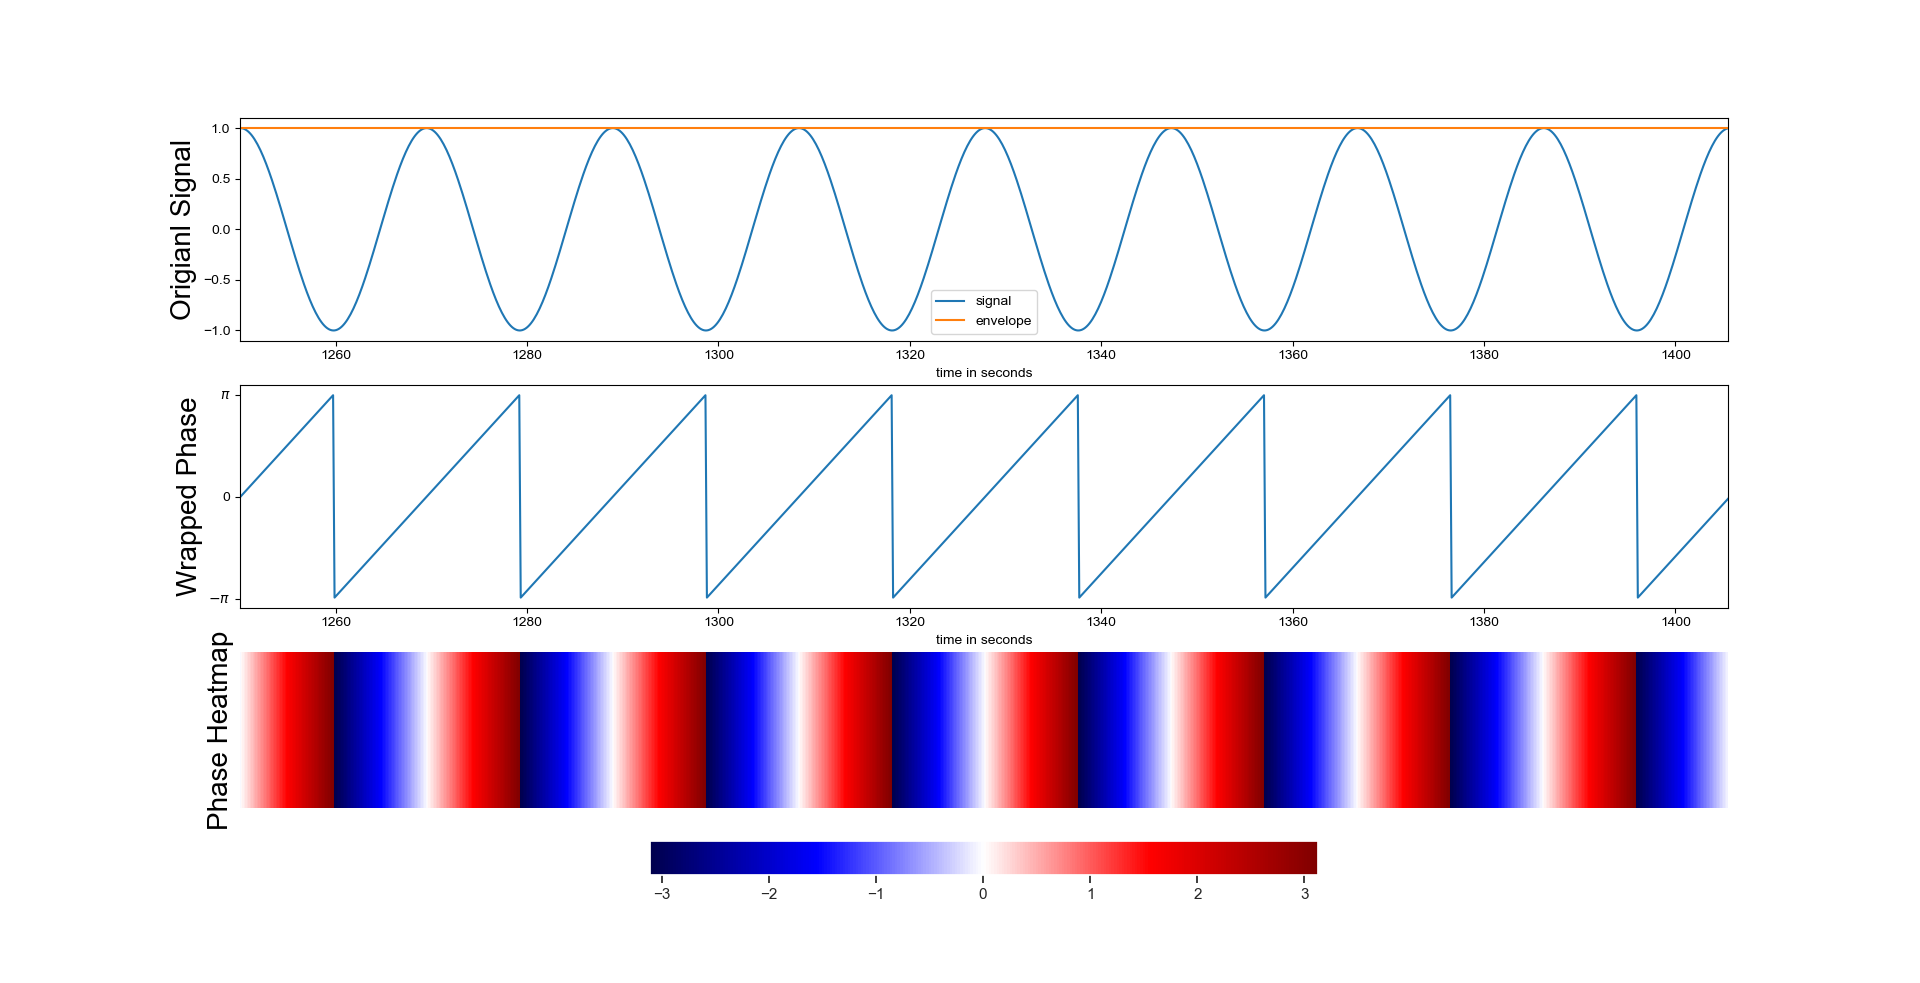

Generate this figure with Python:
import matplotlib.pyplot as plt
import numpy as np
import cmath
from scipy.signal import hilbert, chirp
import seaborn as sns
# Generate a model signal
t0 = 1250.0
dt = 0.152
freq = (1./dt)/128

t = np.linspace( t0, t0+1024*dt, 1024, endpoint=False )
signal = np.sin( t*(2*np.pi)*freq )

## Fourier transform of real valued signal
signalFFT = np.fft.rfft(signal)

## Get Power Spectral Density
signalPSD = np.abs(signalFFT) ** 2
signalPSD /= len(signalFFT)**2

## Get Phase
signalPhase = np.angle(signalFFT)

## Phase Shift the signal +90 degrees
newSignalFFT = signalFFT * cmath.rect( 1., np.pi/2 )

## Reverse Fourier transform
newSignal = np.fft.irfft(newSignalFFT)

## Uncomment this line to restore the original baseline
# newSignal += signalFFT[0].real/len(signal)


# And now, the graphics -------------------

## Get frequencies corresponding to signal 
fftFreq = np.fft.rfftfreq(len(signal), dt)

plt.figure( figsize=(10, 4) )

ax1 = plt.subplot( 1, 2, 1 )
ax1.plot( t, signal, label='signal')
ax1.plot( t, newSignal, label='new signal')
ax1.set_ylabel( 'Signal' )
ax1.set_xlabel( 'time' )
ax1.legend()

ax2 = plt.subplot( 1, 2, 2 )
ax2.plot( fftFreq, signalPSD )
ax2.set_ylabel( 'Power' )
ax2.set_xlabel( 'frequency' )

ax2b = ax2.twinx()
ax2b.plot( fftFreq, signalPhase, alpha=0.25, color='r' )
ax2b.set_ylabel( 'Phase', color='r' )


plt.tight_layout()

#plt.show()


plt.clf()
plt.close()
my_font_size=20

fs=(1./dt)/128
analytic_signal = hilbert(signal)
amplitude_envelope = np.abs(analytic_signal)
#instantaneous_phase = np.unwrap(np.angle(analytic_signal))
instantaneous_phase = np.angle(analytic_signal)
#instantaneous_frequency = (np.diff(instantaneous_phase) /  (2.0*np.pi) * fs)
instantaneous_frequency = (np.diff(instantaneous_phase) /  (2.0*np.pi) )
fig = plt.figure()
ax0 = fig.add_subplot(311)
ax0.plot(t, signal, label='signal')
ax0.plot(t, amplitude_envelope, label='envelope')
ax0.set_xlabel("time in seconds")
plt.xlim(t[0:][0],t[0:][-1])
plt.ylabel('Origianl Signal', fontsize=my_font_size, color='black')
ax0.legend()
ax1 = fig.add_subplot(312)
#ax1.plot(t[1:], instantaneous_frequency)
ax1.plot(t[0:], instantaneous_phase)
ax1.set_xlabel("time in seconds")
plt.xlim(t[0:][0],t[0:][-1])
#ax1.set_ylim(0.0, 120.0)
tick_pos= [0, np.pi , -np.pi]
labels = ['0', '$\pi$', '$-\pi$']
plt.yticks(tick_pos, labels)

plt.ylabel('Wrapped Phase', fontsize=my_font_size, color='black')

ax3 = fig.add_subplot(313)
sns.set()
instantaneous_phase=np.reshape(instantaneous_phase,(1,-1))
ax = sns.heatmap(instantaneous_phase, xticklabels=False, yticklabels=False, cbar=False, cmap='seismic')
plt.colorbar(ax.get_children()[0], orientation="horizontal")
plt.ylabel('Phase Heatmap', fontsize=my_font_size, color='black')


plt.show()
